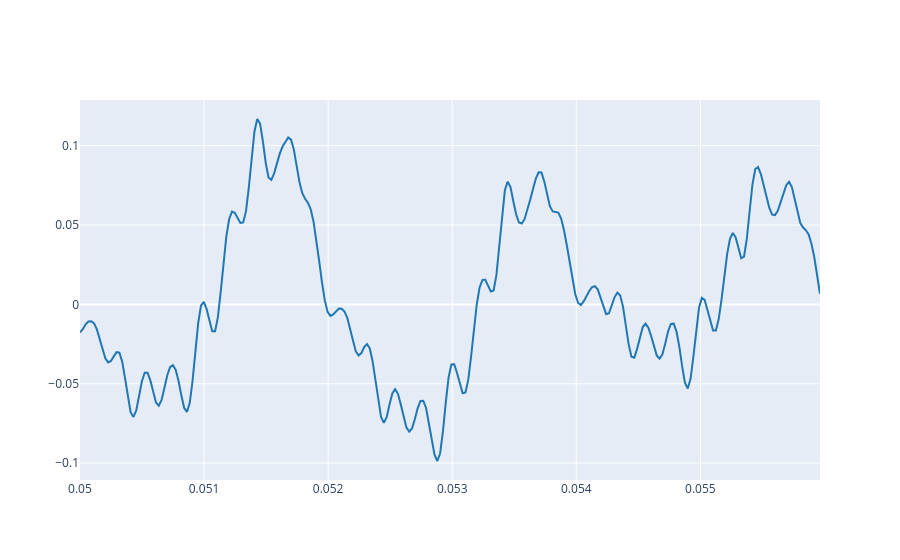

The code cell stored with this chart in its notebook:
### Markdown cell above
2.3. Plot three periods of the signal using the `plot_signals` function and selecting `t_start` and `t_end` arguments accordingly. Try to get the first periods of the audio signal but avoiding the attack section.

### Code cell
t_start = 0.05
t_end = t_start + 3 * T0

plot_signals(ref, fs, t_start=t_start, t_end=t_end)

### Figure 1 — Plotly figure (JSON) as saved in the notebook; plotly's stock layout.template omitted (floating-point values rounded to 4 significant figures; data arrays with more than 128 entries replaced by an {"elided": "..."} marker saying what was removed)
{"data": [{"line": {"color": "#1f77b4", "shape": "linear"}, "mode": "lines", "name": "audio signal 0", "type": "scatter", "x": {"elided": "264 float values"}, "y": {"elided": "264 float values"}}], "layout": {}}
